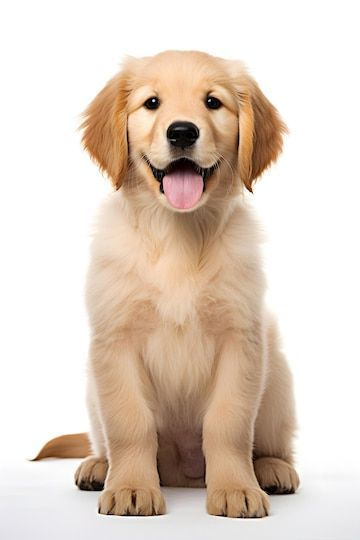
#> input picture pup.jpg, 360 x 540 px
$ python main.py
#> lines starting #> are read from the running program, lines starting #| are printed output that depends on the picture; after the words box and inside, x2 and y2 are one past the last pixel; in counts of white or black regions, pixels touching at a corner belong together
# Computer vision project
# if you want to run this code in your local machine then you have to install opencv library
# pip install opencv-python
# pip install opencv-python-headless
# try to run in code in google colab as it is written on colab and will work fine
from google.colab.patches import cv2_imshow
import cv2
import io
from PIL import Image
from google.colab import files

img=cv2.imread('pup.jpg')
#> img is the input picture: shape (540, 360, 3); mean B, G, R 195.5, 208.7, 223.9
 # pre-processing image
 # Converting to greyscale
Grey_img=cv2.cvtColor(img,cv2.COLOR_BGR2GRAY)
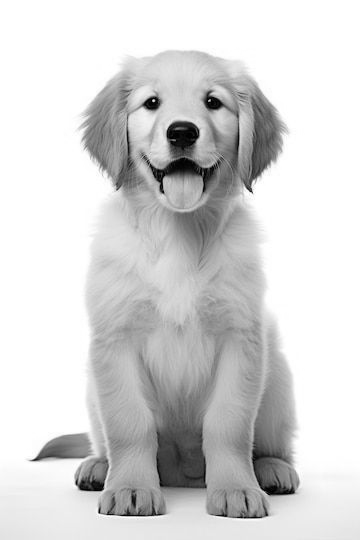
#> Grey_img: shape (540, 360); min 0, max 255, mean 211.7

cv2_imshow(Grey_img)# to see grey image

grey_blur=cv2.medianBlur(Grey_img,5)# adds blur effect to image
cv2_imshow(grey_blur)#to see blur image
edges=cv2.Canny(grey_blur,100,200)#this will make the image black and will show only edges
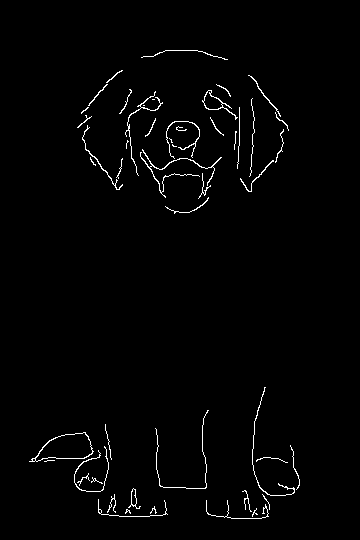
#> edges: shape (540, 360); 1.6% white in thin lines or dots, all inside (x1, y1, x2, y2) = (29, 50, 300, 519)
cv2_imshow(edges)
edge=cv2.adaptiveThreshold(grey_blur,255,cv2.ADAPTIVE_THRESH_MEAN_C,cv2.THRESH_BINARY,blockSize=9,C=9)
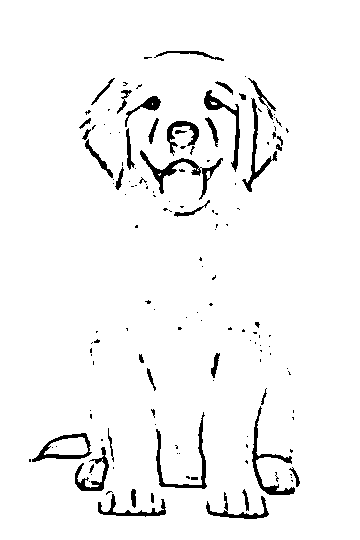
#> edge: shape (540, 360); 95.9% white; 146 black regions (107 under 20 px), largest, box (x1, y1, x2, y2) and area: (140, 150, 223, 200) 735, (252, 406, 295, 495) 632, (156, 412, 207, 489) 590
cv2_imshow(edge)
# Original image
print("Original image")
cv2_imshow(img)# to see original image
#image turned cartoon
print("Cartoon image")
cartoon=cv2.bitwise_and(img,img,mask=edge)
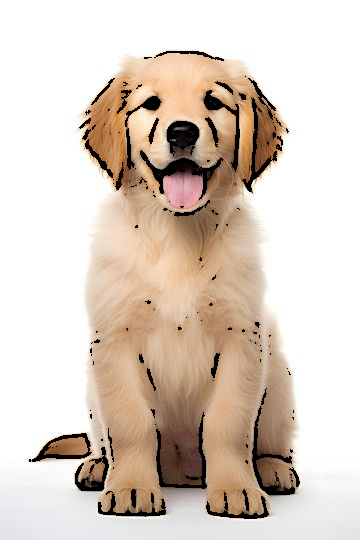
#> cartoon: shape (540, 360, 3); mean B, G, R 193, 205.1, 219
cv2_imshow(cartoon)

# To save and download image
cv2.imwrite('cartoon.jpg',cartoon)
files.download('cartoon.jpg')
